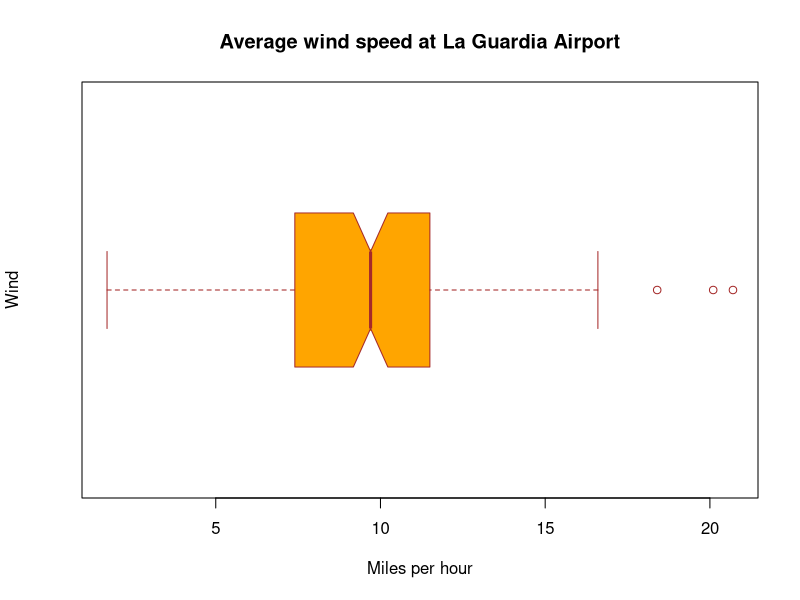
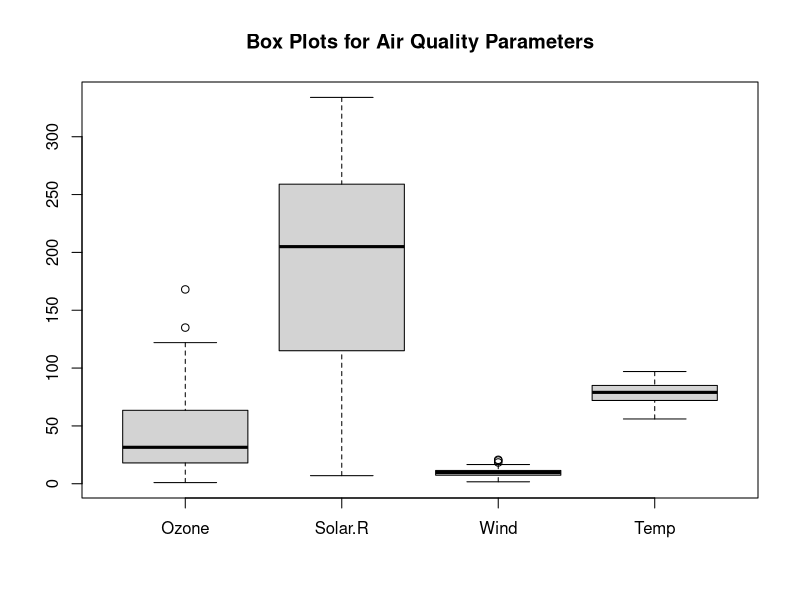

Write R code to recreate these figures, in order.
data(airquality) 
boxplot(airquality$Wind, 
        main = "Average wind speed at La Guardia Airport", 
        xlab = "Miles per hour", 
        ylab = "Wind", 
        col = "orange", 
        border = "brown", 
        horizontal = TRUE, 
        notch = TRUE)

# Multiple Box plots, each representing 
# an Air Quality Parameter 
boxplot(airquality[, 0:4], 
		main ='Box Plots for Air Quality Parameters') 

